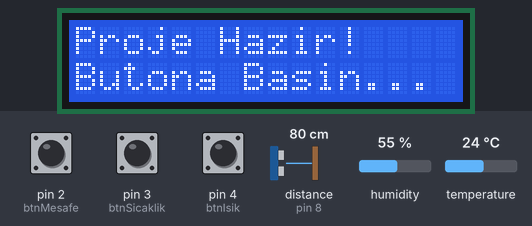
A sketch run on a simulated Arduino Uno, built with avr-gcc and run on an emulated ATmega328P. Parts: 16×2 character LCD. The test bench sets the inputs (shaded band); at power-on: pin 2 (btnMesafe) HIGH, pin 3 (btnSicaklik) HIGH, pin 4 (btnIsik) HIGH, distance to the obstacle (sensor on pin 8) 80 cm, humidity 55 %, temperature 24 °C. The echo pulse lasts 58.3 µs per cm; what the sketch prints to the serial monitor is not drawn.

Above: at 1.2 s.
1.3 s: pin 2 (btnMesafe) pulled LOW for 0.15 s
At 2.1 s:
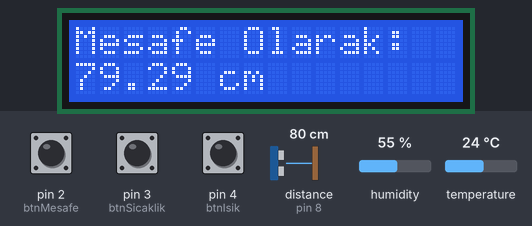
2.9 s: pin 3 (btnSicaklik) pulled LOW for 0.15 s
At 3.4 s:
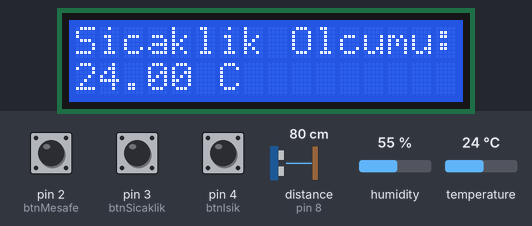
4.5 s: pin 4 (btnIsik) pulled LOW for 0.15 s
At 5.7 s:
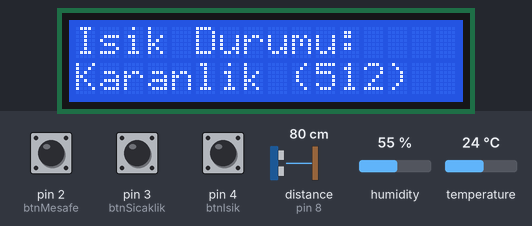
6.1 s: pin 2 (btnMesafe) pulled LOW for 1 s
At 7.0 s:
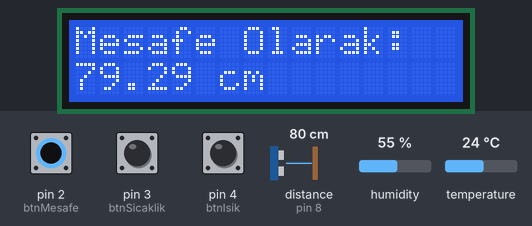
8.6 s: pin 3 (btnSicaklik) pulled LOW for 1 s
At 8.9 s:
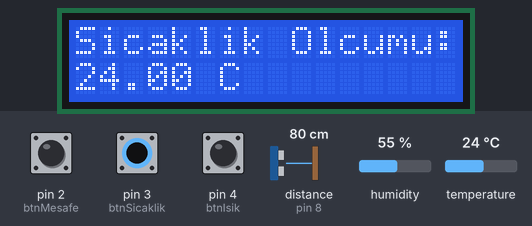
Timing chart, 0 to 11.6 s (numbered marks = the images above; inputs shaded):
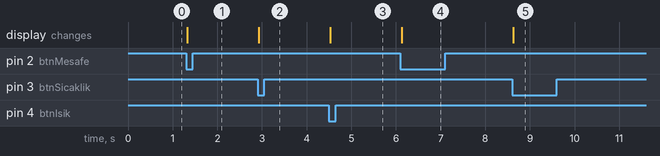

The sketch:

sketch.ino
```cpp
#include <Wire.h>
#include <LiquidCrystal_I2C.h>
#include <DHT.h>

// I2C LCD Ekran Ayarları (Adres genellikle 0x27 veya 0x3F olur)
LiquidCrystal_I2C lcd(0x27, 16, 2);

// DHT22 Ayarları
#define DHTPIN 5
#define DHTTYPE DHT22
DHT dht(DHTPIN, DHTTYPE);

// Buton Pinleri
const int btnMesafe = 2;
const int btnSicaklik = 3;
const int btnIsik = 4;

// Ultrasonik Sensör Pinleri (HC-SR04)
const int trigPin = 7;
const int echoPin = 8;

// Işık Sensörü (LDR Modülü AO pini)
const int ldrPin = A0;

void setup() {
  Serial.begin(9600);

  // LCD Ekranı Başlatma
  lcd.init();
  lcd.backlight();

  // DHT Sensörünü Başlatma
  dht.begin();

  // Butonları Dahili Pull-Up Direnci ile Ayarlama
  pinMode(btnMesafe, INPUT_PULLUP);
  pinMode(btnSicaklik, INPUT_PULLUP);
  pinMode(btnIsik, INPUT_PULLUP);

  // Ultrasonik Pinleri
  pinMode(trigPin, OUTPUT);
  pinMode(echoPin, INPUT);

  // Açılış Mesajı
  lcd.setCursor(0, 0);
  lcd.print("Proje Hazir!");
  lcd.setCursor(0, 1);
  lcd.print("Butona Basin...");

  Serial.println("Sistem baslatildi. Butonlara basabilirsiniz.");
}

void loop() {
  // 1. BUTON: Mesafe Ölçümü (Buton 2'ye bağlı)
  if (digitalRead(btnMesafe) == LOW) {
    long duration;
    float distance;

    digitalWrite(trigPin, LOW);
    delayMicroseconds(2);
    digitalWrite(trigPin, HIGH);
    delayMicroseconds(10);
    digitalWrite(trigPin, LOW);

    duration = pulseIn(echoPin, HIGH);
    distance = duration * 0.034 / 2;

    // Seri Monitöre Yazdır
    Serial.print("Mesafe: ");
    Serial.print(distance);
    Serial.println(" cm");

    // LCD Ekrana Yazdır
    lcd.clear();
    lcd.setCursor(0, 0);
    lcd.print("Mesafe Olarak:");
    lcd.setCursor(0, 1);
    lcd.print(distance);
    lcd.print(" cm");

    delay(400); // Debounce / Bekleme
  }

  // 2. BUTON: Sıcaklık Ölçümü (Buton 3'e bağlı)
  if (digitalRead(btnSicaklik) == LOW) {
    float temp = dht.readTemperature();

    lcd.clear();
    lcd.setCursor(0, 0);
    lcd.print("Sicaklik Olcumu:");

    lcd.setCursor(0, 1);
    if (isnan(temp)) {
      Serial.println("Sicaklik okunamadi!");
      lcd.print("Hata!");
    } else {
      Serial.print("Sicaklik: ");
      Serial.print(temp);
      Serial.println(" C");

      lcd.print(temp);
      lcd.print(" C");
    }

    delay(400);
  }

  // 3. BUTON: Işık / Karanlık Durumu (Buton 4'e bağlı)
  if (digitalRead(btnIsik) == LOW) {
    int ldrValue = analogRead(ldrPin);

    Serial.print("LDR Degeri: ");
    Serial.print(ldrValue);

    lcd.clear();
    lcd.setCursor(0, 0);
    lcd.print("Isik Durumu:");

    lcd.setCursor(0, 1);
    // Modüle göre eşik değeri değişebilir (Genelde 500 civarı orta noktadır)
    if (ldrValue < 500) {
      Serial.println(" -> Aydinlik");
      lcd.print("Aydinlik (");
      lcd.print(ldrValue);
      lcd.print(")");
    } else {
      Serial.println(" -> Karanlik");
      lcd.print("Karanlik (");
      lcd.print(ldrValue);
      lcd.print(")");
    }

    delay(400);
  }
}
```

Measured:
- after the input at 1.3 s, the display: changes at once (image 1)
- after the input at 2.9 s, the display: changes at once (image 2)
- after the input at 4.5 s, the display: changes at once (image 3)
- after the input at 6.1 s, the display: changes at once (image 4)
- after the input at 8.6 s, the display: changes at once (image 5)
